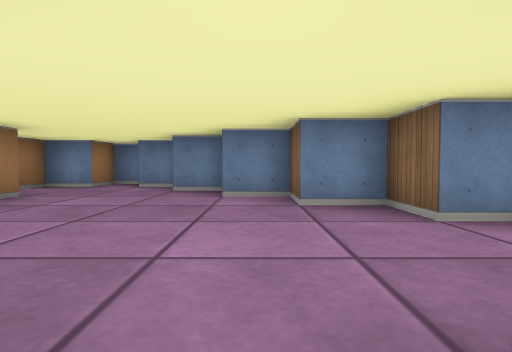
[1] (above)

23 first-person views from a walk through a cub3D level. The camera is about half as high as the walls, tilts 2° down and sees 80° across. The floor is counted in squares. Each view is taken from the middle of a square. On the plan, view 1 faces up. The plan holds only what a view shows up to about 9 squares ahead; the rest is blank.

[2]
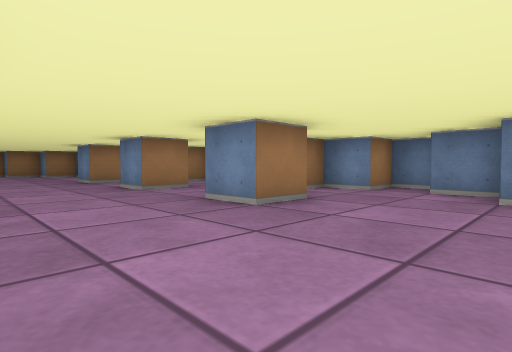

[3]
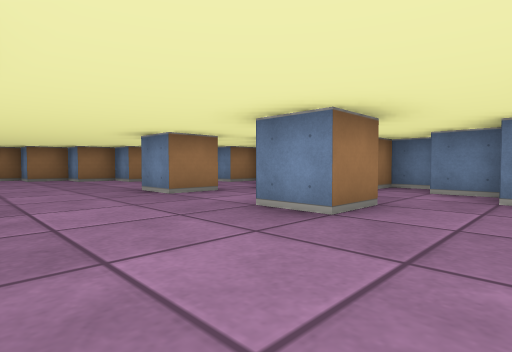

[4]
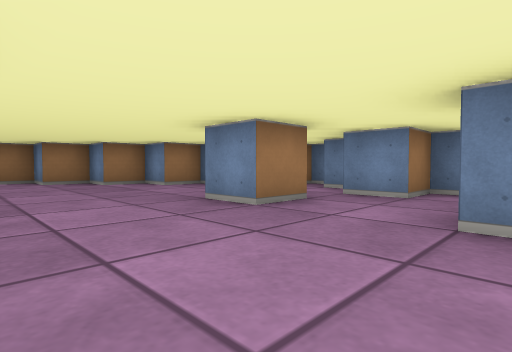

[5]
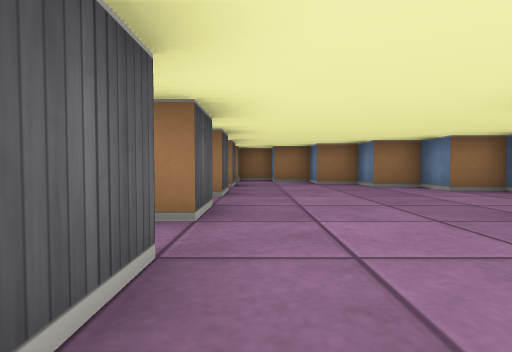

[6]
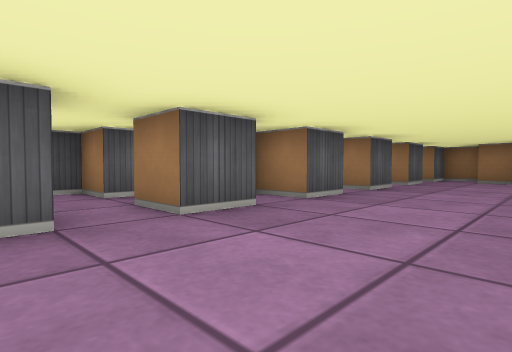

[7]
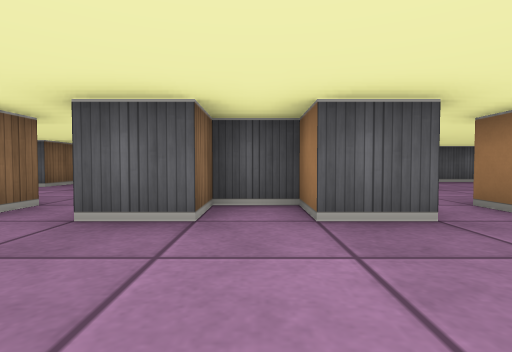

[8]
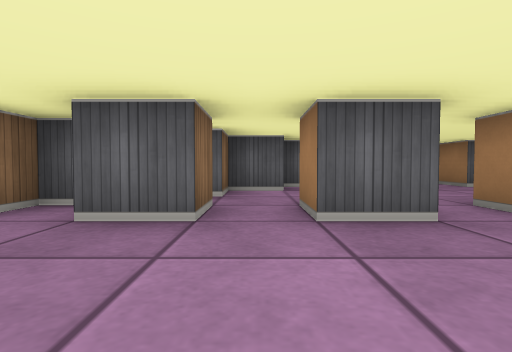

[9]
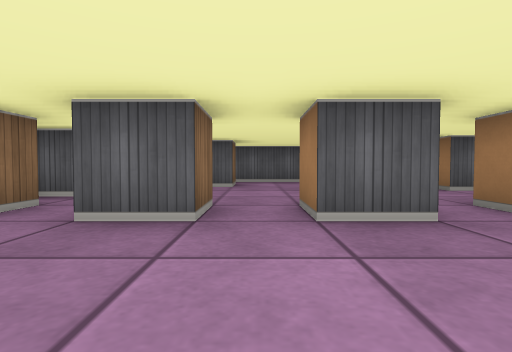

[10]
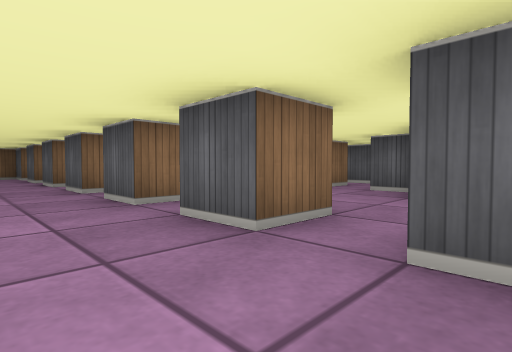

[11]
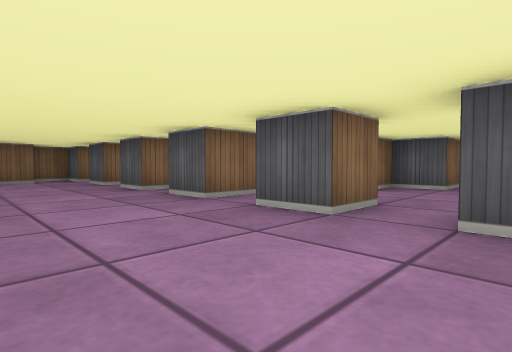

[12]
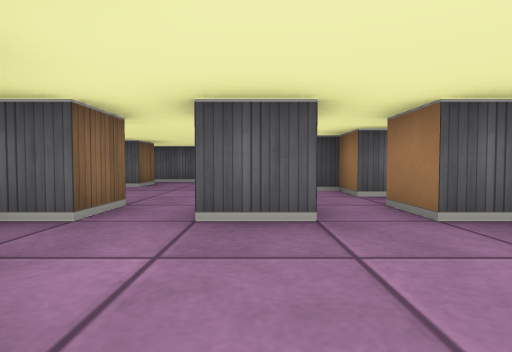

[13]
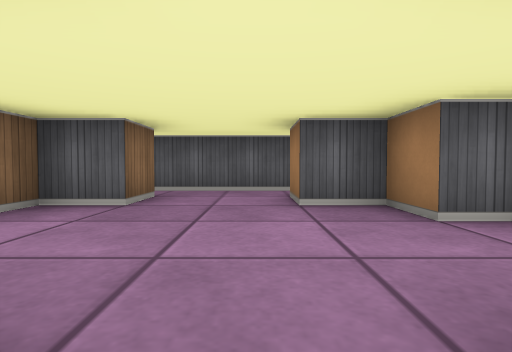

[14]
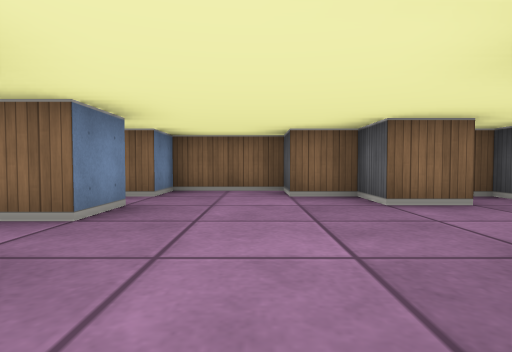

[15]
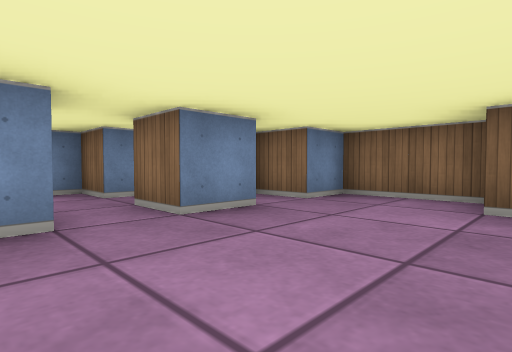

[16]
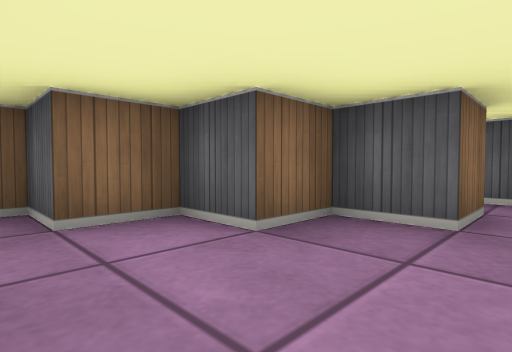

[17]
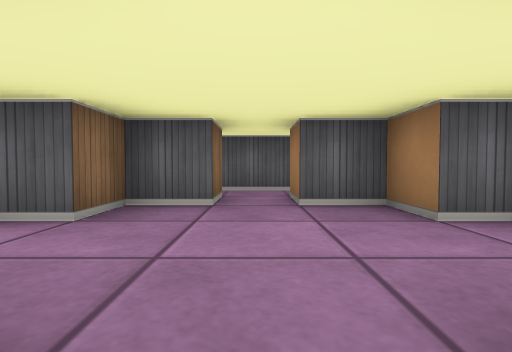

[18]
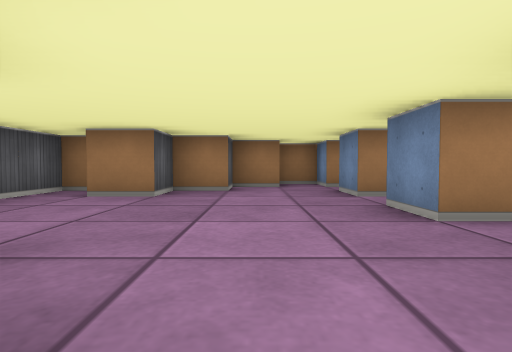

[19]
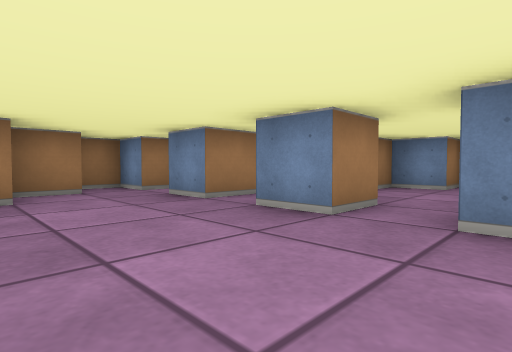

[20]
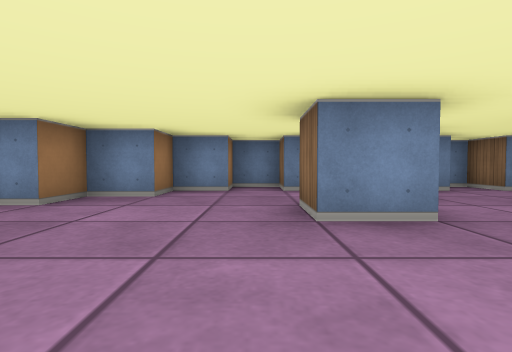

[21]
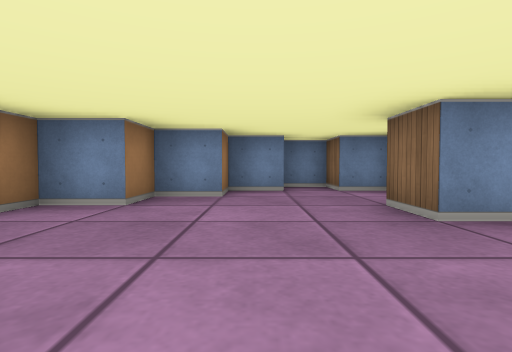

[22]
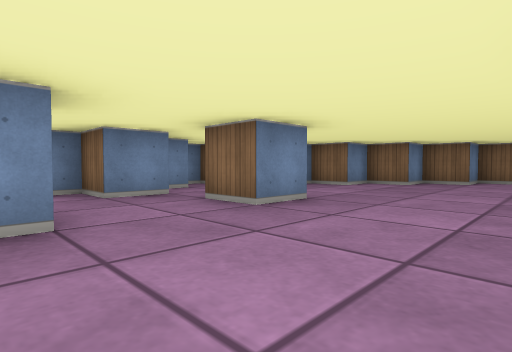

[23]
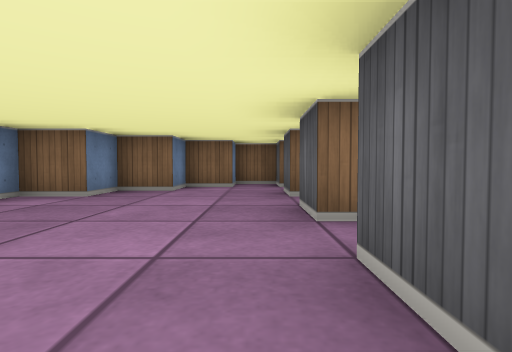

### Floor plan
Key: @ floor where view 1 was taken; # wall or solid block; . floor.
Columns run from 20 left of view 1 to 6 right of it. Each row starts with its distance up from view 1.
  8         ### ### ###
  7        ##.###.###.##
  6       ##...#...#...##
  5      ##.............##
  4     ##....#..#..#....##
  3    ##.................##
  2    #...................#
  1  ###...................###
  0 ##.#.#.#.###.#.#.###@#.#.##
 -1 #.........#.......#.......#
 -2 ##.......###.....###......#
 -3  ##.....## ##...## ##....##
 -4   ##...##   ##.##   ##..##
 -5   #....      ...     ....#
 -6   ######     ###     #####

Where each view was taken, in squares from view 1:
view 1: 0 up, 0 right, facing up
view 2: 1 up, 1 left, facing up-left
view 3: 1 up, 5 left, facing up-left
view 4: 1 up, 7 left, facing up-left
view 5: 1 up, 8 left, facing left
view 6: 3 up, 7 left, facing down-left
view 7: 3 up, 10 left, facing down
view 8: 3 up, 12 left, facing down
view 9: 3 up, 14 left, facing down
view 10: 2 up, 9 left, facing down-right
view 11: 3 up, 7 left, facing down-right
view 12: 3 up, 1 right, facing down
view 13: 0 up, 2 right, facing down
view 14: 2 down, 0 right, facing right
view 15: 3 down, 1 right, facing up-right
view 16: 1 down, 6 left, facing down-right
view 17: 0 up, 6 left, facing down
view 18: 2 down, 12 left, facing left
view 19: 3 down, 13 left, facing up-left
view 20: 1 up, 11 left, facing up
view 21: 1 up, 12 left, facing up
view 22: 1 up, 7 left, facing up-right
view 23: 1 up, 4 left, facing right
